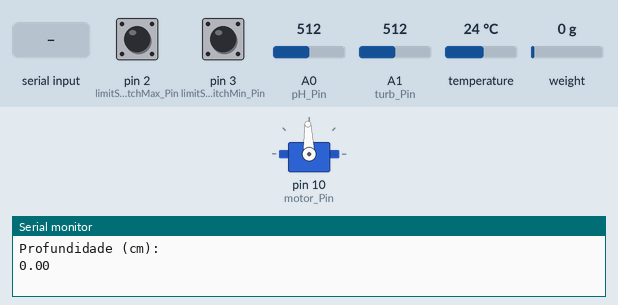
Recording of a sketch running on a simulated Arduino Uno, built with avr-gcc and run on an emulated ATmega328P. On the bench: servo, the last lines printed to the serial monitor. Inputs (shaded band) come from the test bench; at power-on: pin 2 (limitSwitchMax_Pin) HIGH, pin 3 (limitSwitchMin_Pin) HIGH, A0 (pH_Pin) = 512, A1 (turb_Pin) = 512, temperature 24 °C, weight on the scale 0 g.

Above: at 1.8 s.
1.9 s: "auto\n" received over Serial
At 3.6 s:
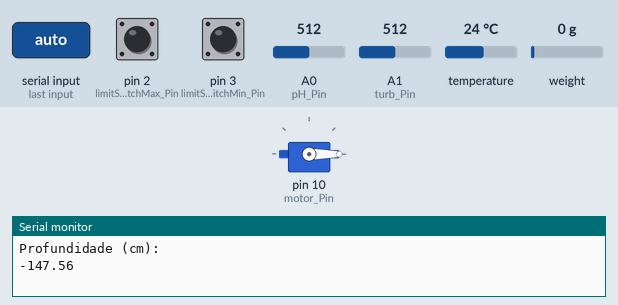
4.6 s: pin 2 (limitSwitchMax_Pin) pulled LOW for 3.2 s
At 6.0 s:
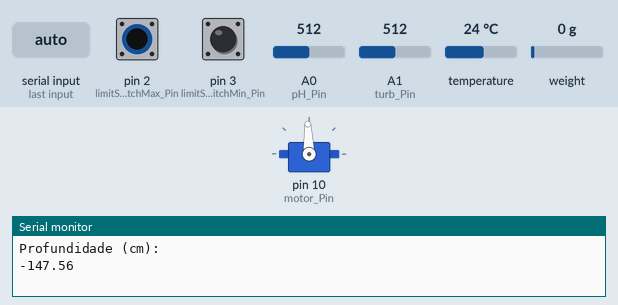
Timing chart, 0 to 10.4 s (numbered marks = the images above; inputs shaded):
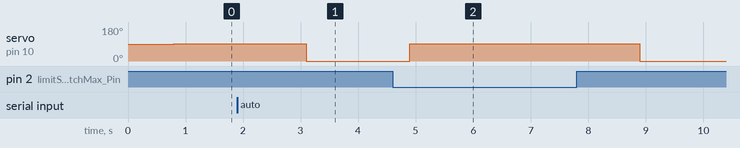

The sketch:

IntegracaoGeralFinal.ino
```cpp
// Inclusão das bibliotecas necessárias.
#include <Arduino.h>               // Biblioteca principal do Arduino.
#include <arduino-timer.h>         // Biblioteca para manipulação de timers.
#include <Q2HX711.h>               // Biblioteca para o sensor HX711, usado para leitura de células de carga.
#include <Servo.h>                 // Biblioteca para controlar servomotores.
#include <OneWire.h>               // Biblioteca para comunicação com dispositivos OneWire.
#include <DallasTemperature.h>     // Biblioteca para trabalhar com o sensor de temperatura Dallas.

// Declaração dos objetos e variáveis globais.
Servo myServo;                      // Objeto para controlar o servo.
auto timer = timer_create_default();// Cria um timer padrão para agendar tarefas periódicas.
Q2HX711 MPS20N0040D(4, 13);         // Objeto do sensor de pressão (possivelmente usado para medir a profundidade).
OneWire oneWire(5);                 // Objeto OneWire para comunicação com dispositivos OneWire, como sensores de temperatura.
DallasTemperature sensors(&oneWire);// Objeto para gerenciar o sensor de temperatura Dallas.

const int pH_Pin = A0;              // Pino analógico ligado ao módulo de pH.
const int turb_Pin = A1;            // Pino analógico ligado ao módulo de turbidez.

// Configuração dos pinos para os sensores de limite e motor.
const int limitSwitchMin_Pin = 3;   // Pino para o interruptor de limite mínimo.
const int limitSwitchMax_Pin = 2;   // Pino para o interruptor de limite máximo.
const int motor_Pin = 10;           // Pino PWM para o motor (servo).

// Variáveis para armazenar os valores dos sensores.
float temp_Value;                   // Armazena a temperatura.
float pH_Value;                     // Armazena o valor do pH.
int turb_Value;                     // Armazena a turbidez.

// Variáveis de controle.
bool mode;                          // Modo de operação, pode ser auto ou manual.
float depth_Real;                   // Profundidade real medida.
float depth_User;                   // Profundidade desejada pelo usuário.
String serialData = "";             // Armazena os dados recebidos via serial.
bool limitSwitchMin;                // Estado do interruptor de limite mínimo.
bool limitSwitchMax;                // Estado do interruptor de limite máximo.
bool enable;                        // Habilita ou desabilita o motor.
bool dir;                           // Direção do motor, 1 para subir.

// Variáveis para debouncing dos interruptores de limite.
unsigned long debounceDelay = 200;
volatile unsigned long lastDebounceTimeMin = 0;
volatile unsigned long lastDebounceTimeMax = 0;

bool readSerialData() {
  // Verifica se há dados disponíveis para leitura na porta serial
  while (Serial.available() > 0) {
    // Lê o próximo caractere disponível
    char ch = Serial.read();
    // Acrescenta o caractere lido à variável serialData
    serialData += ch;

    // Verifica se o caractere é um final de linha (por exemplo, nova linha ou retorno de carro)
    if (ch == '\n' || ch == '\r') {
      // Remove espaços em branco à frente e atrás (incluindo finais de linha)
      serialData.trim();

      // Compara serialData com os comandos esperados e executa ações correspondentes
      if (serialData == "auto") {
        mode = 1; // Modo automático
      } else if (serialData == "manual") {
        mode = 0; // Modo manual
      } else if (serialData == "up" && mode == 0) {
        enable = true;
        dir = false;
      } else if (serialData == "down" && mode == 0) {
        enable = true;
        dir = true;
      } else if (serialData == "stop") {
        enable = false;
      } else {
        // É o caso em que o usuário digita a referência de profundidade
        depth_User = atof(serialData.c_str()); // Converte string para float
      }
      // Reseta a variável serialData
      serialData = "";
    }
  }
  return true;
}

bool updateSensors(void*) {
  // Medição de temperatura
  sensors.requestTemperatures();
  temp_Value = 0.9964 * sensors.getTempCByIndex(0) - 0.2338; // Resultado da calibração
  // Medição de pH
  float pH_Voltage = analogRead(pH_Pin) * (5.0/1023.0);
  float calculus = - 1024.0 * pH_Voltage / 5.0 + 1024.0;
  float ph_Value = calculus * 14.0 / 1024.0;
  pH_Value = 2.0373 * ph_Value  - 6.705; // Resultado da calibração
  // Medição de turbidez
  float turbidityVoltage = analogRead(turb_Pin) * (5.0 / 1023.0);
  // Resultado da calibração qualitativa
  if (turbidityVoltage < 0.6) {
    turb_Value = 5;
  } else if (turbidityVoltage < 1.5) {
    turb_Value = 4;
  } else if (turbidityVoltage < 2.5) {
    turb_Value = 3;
  } else if (turbidityVoltage < 3.5) {
    turb_Value = 2;
  } else {
    turb_Value = 1;
  }
  // Imprime valores na Serial
  Serial.print("Temperatura (°C): ");
  Serial.println(temp_Value);
  Serial.print("pH: ");
  Serial.println(pH_Value);
  Serial.print("Turbidez (1 a 5): ");
  Serial.println(turb_Value);
  Serial.println(" ");
  Serial.println("Profundidade (cm): ");
  Serial.println(depth_Real);
  Serial.println(" ");
  return true;
}

bool motorMain(void*) {
  // Verifica se o motor está habilitado
  if (enable) {
    if (dir) {
      myServo.write(0);   // Esvaziar
    } else {
      myServo.write(135); // Encher
    }
  } else {
    // Para o motor quando desabilitado
    myServo.write(92);
  }
  return true;
}

bool compareDepth(void*) {
  // Medição de profundidade a partir do sensor de pressão diferencial
  float v = 5.0 * MPS20N0040D.read() / (128 * (pow(2, 24) - 1));
  depth_Real = 7.0712 * v * 1000 - 151.56 + 4.0;

  // Variáveis para verificar se algum fim de curso está ativo
  bool limitSwitchMaxActive = digitalRead(limitSwitchMax_Pin) == LOW ? true : false;
  bool limitSwitchMinActive = digitalRead(limitSwitchMin_Pin) == LOW ? true : false;

  // Caso em modo autônomo, alterar o sentido de rotação do motor em função da distância do robô à referência
  if (mode == 1) {
    if ((depth_Real <= depth_User - 2) && (limitSwitchMaxActive == false)) {
      enable = true;
      dir = true;
    } else if ((depth_Real > depth_User + 2) && (limitSwitchMinActive == false)) {
      enable = true;
      dir = false;
    } else {
      enable = false;
    }
  }
  return true;
}

bool disableMotor(void* arg) {
  // Desabilita o motor após o tempo determinado
  enable = false;
  return true;
}

bool limitSwitchMinISR(void*) {
  // Acionar o motor no sentido contrário por um certo tempo para desativar fim de curso
  unsigned long currentTime = millis(); // Obtém o tempo atual em milissegundos desde que o programa começou

  // Verifica se passou tempo suficiente desde a última interrupção para evitar ruído (debouncing)
  if (currentTime - lastDebounceTimeMin > debounceDelay) {
    // Atualiza o último tempo de debounce
    lastDebounceTimeMin = currentTime;

    // Verifica se o fim de curso ainda está acionado
    if (digitalRead(limitSwitchMin_Pin) == LOW) {
      enable = true;
      dir = false;   // Inverte sentido de rotação
      timer.in(300, disableMotor); // Agenda a função 'disableMotor' para ser chamada após 300 ms
    }
  }
  return true;
}

bool limitSwitchMaxISR(void*) {
  // Acionar o motor no sentido contrário por um certo tempo para desativar fim de curso
  unsigned long currentTime = millis(); // Obtém o tempo atual em milissegundos desde que o programa começou

  // Verifica se passou tempo suficiente desde a última interrupção para evitar ruído (debouncing)
  if (currentTime - lastDebounceTimeMax > debounceDelay) {
    // Atualiza o último tempo de debounce
    lastDebounceTimeMax = currentTime;

    // Verifica se o fim de curso ainda está acionado
    if (digitalRead(limitSwitchMax_Pin) == LOW) {
      enable = true;
      dir = true;    // Inverte sentido de rotação
      timer.in(300, disableMotor); // Agenda a função 'disableMotor' para ser chamada após 300 ms
    }
  }
  return true;
}

// Função setup() é chamada uma vez quando o sketch é iniciado.
void setup() {
  Serial.begin(9600);               // Inicia a comunicação serial com uma taxa de 9600 bps.
  myServo.attach(motor_Pin);        // Anexa o servomotor ao pino correspondente.
  // Configurações de pinos e interrupções para os sensores de fim de curso.
  pinMode(limitSwitchMin_Pin, INPUT_PULLUP);
  pinMode(limitSwitchMax_Pin, INPUT_PULLUP);
  attachInterrupt(digitalPinToInterrupt(limitSwitchMin_Pin), limitSwitchMinISR, FALLING); // borda de descida
  attachInterrupt(digitalPinToInterrupt(limitSwitchMax_Pin), limitSwitchMaxISR, FALLING); // borda de descida

  // Define os timers para leitura de dados seriais, comparação de profundidade, controle do motor
  // e atualização dos sensores.
  timer.every(500, readSerialData);
  timer.every(1000, compareDepth);
  timer.every(50, motorMain);
  timer.every(2000, updateSensors);
}

// A função loop() é chamada infinitamente
void loop() {
  timer.tick();  // Atualiza e verifica os timers,
                 // executando as funções associadas quando necessário.
}
```

Measured:
- after the input at 1.9 s, servo on pin 10 (motor_Pin): 92° → 0° after 1.2 s
- after the input at 4.6 s, servo on pin 10 (motor_Pin): 0° → 92° after 0.30 s, → 0° 4.0 s later
